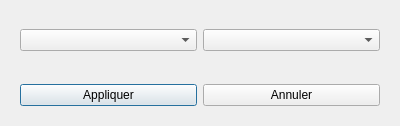
<?xml version="1.0" encoding="UTF-8"?>
<ui version="4.0">
 <class>Dialog</class>
 <widget class="QDialog" name="Dialog">
  <property name="geometry">
   <rect>
    <x>0</x>
    <y>0</y>
    <width>400</width>
    <height>126</height>
   </rect>
  </property>
  <property name="windowTitle">
   <string>Dialog</string>
  </property>
  <layout class="QVBoxLayout" name="verticalLayout">
   <item>
    <widget class="QWidget" name="widget" native="true">
     <property name="sizePolicy">
      <sizepolicy hsizetype="Preferred" vsizetype="Expanding">
       <horstretch>0</horstretch>
       <verstretch>0</verstretch>
      </sizepolicy>
     </property>
     <layout class="QHBoxLayout" name="horizontalLayout">
      <item>
       <widget class="QComboBox" name="comboBoxKey"/>
      </item>
      <item>
       <widget class="QComboBox" name="comboBoxOrder"/>
      </item>
     </layout>
    </widget>
   </item>
   <item>
    <widget class="QWidget" name="widget_2" native="true">
     <layout class="QHBoxLayout" name="horizontalLayout_2">
      <item>
       <widget class="QPushButton" name="buttonApply">
        <property name="text">
         <string>Appliquer</string>
        </property>
       </widget>
      </item>
      <item>
       <widget class="QPushButton" name="buttonCancel">
        <property name="text">
         <string>Annuler</string>
        </property>
       </widget>
      </item>
     </layout>
    </widget>
   </item>
  </layout>
 </widget>
 <resources/>
 <connections/>
</ui>
